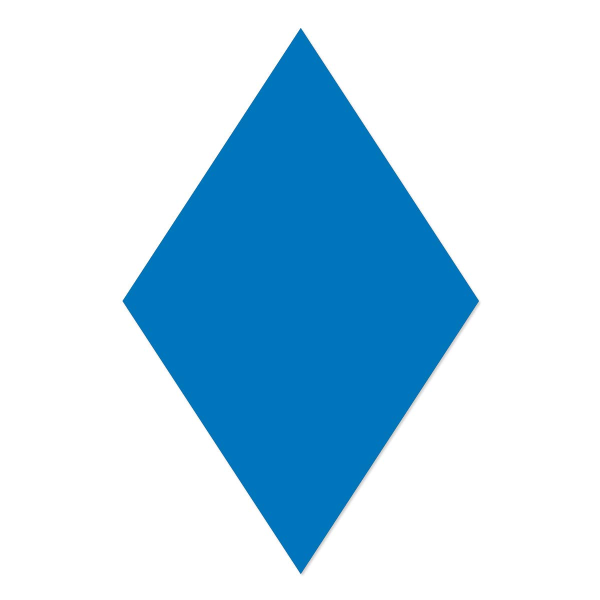
#> input picture losange.jpg, 1200 x 1200 px (shown at 1/2 size)
$ python -i main.py   (imports and definitions only)
#> lines starting #> are read from the running program, lines starting #| are printed output that depends on the picture
from flask import Flask, request, jsonify
import cv2
import numpy as np
import base64

# [1 line not run here, left out]

def detect_shapes(image_base64):
    # Convert base64 string to numpy array
    nparr = np.frombuffer(base64.b64decode(image_base64), np.uint8)
    # Decode image
    image = cv2.imdecode(nparr, cv2.IMREAD_COLOR)
    gray = cv2.cvtColor(image, cv2.COLOR_BGR2GRAY)

    # Apply blur to reduce noise
    blurred = cv2.GaussianBlur(gray, (5, 5), 0)

    # Use Canny edge detection
    edges = cv2.Canny(blurred, 50, 150)

    # Find contours in the image
    contours, _ = cv2.findContours(edges, cv2.RETR_EXTERNAL, cv2.CHAIN_APPROX_SIMPLE)

    for contour in contours:
        # Approximate shape by a polygon
        epsilon = 0.04 * cv2.arcLength(contour, True)
        approx = cv2.approxPolyDP(contour, epsilon, True)

        # Identify the geometric shape based on the number of sides
        num_sides = len(approx)
        shape = ""
        if num_sides == 3:
            shape = "Triangle"
        elif num_sides == 4:
            # Check if it's a square, rectangle, or diamond
            x, y, w, h = cv2.boundingRect(contour)
            aspect_ratio = float(w) / h
            if 0.95 <= aspect_ratio <= 1.05:
                shape = "Square"
            elif 1.2 <= aspect_ratio <= 1.8:
                shape = "Rectangle"
            else:
                shape = "Diamond"
        elif num_sides == 5:
            shape = "Pentagon"
        elif num_sides == 6:
            # Check if it's a trapezoid
            shape = "Trapezoid"
        else:
            # Check if it's a circle
            (x, y), radius = cv2.minEnclosingCircle(contour)
            area = cv2.contourArea(contour)
            circle_area = np.pi * radius ** 2
            if abs(area - circle_area) < 200:
                shape = "Circle"
            else:
                shape = "Unrecognized Shape"

        return shape

# [11 lines that did not run here, left out]

# [2 lines not run here, left out]

>>> import cv2
>>> picture = cv2.imread('losange.jpg', cv2.IMREAD_GRAYSCALE)
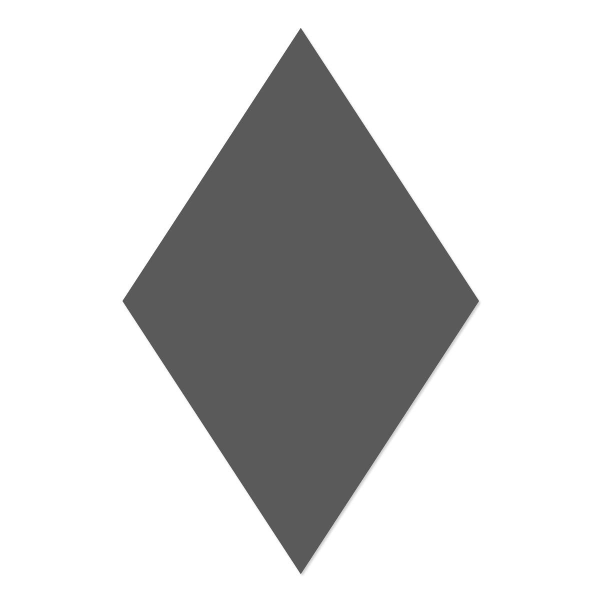
#> picture: shape (1200, 1200) (shown at 1/2 size); min 55, max 255, mean 210.2
#> (the run stopped early here; a loop or call above may not have finished)
